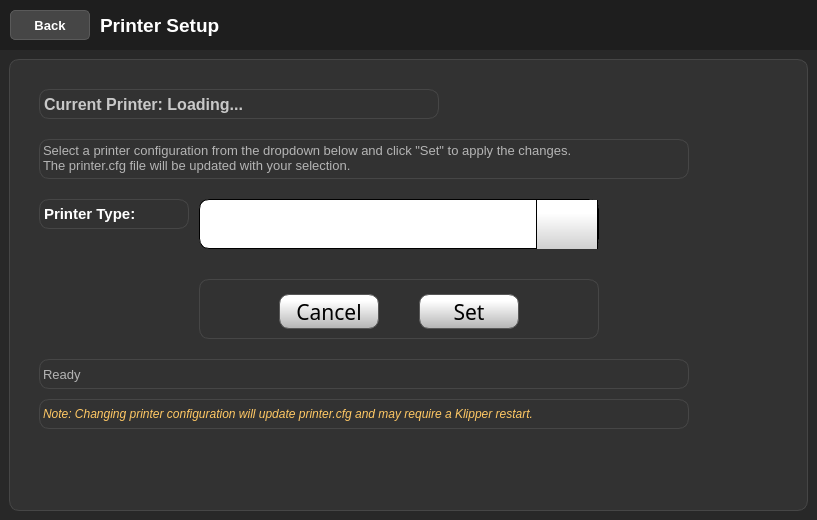
<?xml version="1.0" encoding="UTF-8"?>
<ui version="4.0">
 <class>Form</class>
 <widget class="QWidget" name="Form">
  <property name="geometry">
   <rect>
    <x>0</x>
    <y>0</y>
    <width>817</width>
    <height>520</height>
   </rect>
  </property>
  <property name="windowTitle">
   <string>Form</string>
  </property>
  <property name="styleSheet">
   <string notr="true">background-color: rgb(40, 40, 40);</string>
  </property>
  <layout class="QVBoxLayout" name="verticalLayout">
   <property name="spacing">
    <number>0</number>
   </property>
   <property name="leftMargin">
    <number>0</number>
   </property>
   <property name="topMargin">
    <number>0</number>
   </property>
   <property name="rightMargin">
    <number>0</number>
   </property>
   <property name="bottomMargin">
    <number>0</number>
   </property>
   <item>
    <widget class="QWidget" name="headerWidget" native="true">
     <property name="minimumSize">
      <size>
       <width>0</width>
       <height>50</height>
      </size>
     </property>
     <property name="maximumSize">
      <size>
       <width>16777215</width>
       <height>50</height>
      </size>
     </property>
     <property name="styleSheet">
      <string notr="true">background-color: rgb(30, 30, 30);</string>
     </property>
     <widget class="QPushButton" name="backButton">
      <property name="geometry">
       <rect>
        <x>10</x>
        <y>10</y>
        <width>80</width>
        <height>30</height>
       </rect>
      </property>
      <property name="font">
       <font>
        <pointsize>10</pointsize>
        <weight>75</weight>
        <bold>true</bold>
       </font>
      </property>
      <property name="styleSheet">
       <string notr="true">QPushButton {
    background-color: rgb(70, 70, 70);
    border: 1px solid rgb(90, 90, 90);
    border-radius: 5px;
    color: white;
    padding: 5px;
}

QPushButton:hover {
    background-color: rgb(80, 80, 80);
}

QPushButton:pressed {
    background-color: rgb(60, 60, 60);
}</string>
      </property>
      <property name="text">
       <string>Back</string>
      </property>
     </widget>
     <widget class="QLabel" name="titleLabel">
      <property name="geometry">
       <rect>
        <x>100</x>
        <y>10</y>
        <width>200</width>
        <height>30</height>
       </rect>
      </property>
      <property name="font">
       <font>
        <pointsize>14</pointsize>
        <weight>75</weight>
        <bold>true</bold>
       </font>
      </property>
      <property name="styleSheet">
       <string notr="true">color: white;</string>
      </property>
      <property name="text">
       <string>Printer Setup</string>
      </property>
      <property name="alignment">
       <set>Qt::AlignLeading|Qt::AlignLeft|Qt::AlignVCenter</set>
      </property>
     </widget>
    </widget>
   </item>
   <item>
    <widget class="QWidget" name="contentWidget" native="true">
     <property name="styleSheet">
      <string notr="true">background-color: rgb(40, 40, 40);</string>
     </property>
     <layout class="QVBoxLayout" name="verticalLayout_2">
      <item>
       <widget class="QWidget" name="mainContentWidget" native="true">
        <property name="styleSheet">
         <string notr="true">background-color: rgb(50, 50, 50);
border: 1px solid rgb(70, 70, 70);
border-radius: 10px;</string>
        </property>
        <widget class="QLabel" name="currentPrinterLabel">
         <property name="geometry">
          <rect>
           <x>30</x>
           <y>30</y>
           <width>400</width>
           <height>30</height>
          </rect>
         </property>
         <property name="font">
          <font>
           <pointsize>12</pointsize>
           <weight>75</weight>
           <bold>true</bold>
          </font>
         </property>
         <property name="styleSheet">
          <string notr="true">color: rgb(200, 200, 200);</string>
         </property>
         <property name="text">
          <string>Current Printer: Loading...</string>
         </property>
         <property name="alignment">
          <set>Qt::AlignLeading|Qt::AlignLeft|Qt::AlignVCenter</set>
         </property>
        </widget>
        <widget class="QLabel" name="instructionLabel">
         <property name="geometry">
          <rect>
           <x>30</x>
           <y>80</y>
           <width>650</width>
           <height>40</height>
          </rect>
         </property>
         <property name="font">
          <font>
           <pointsize>10</pointsize>
          </font>
         </property>
         <property name="styleSheet">
          <string notr="true">color: rgb(180, 180, 180);</string>
         </property>
         <property name="text">
          <string>Select a printer configuration from the dropdown below and click &quot;Set&quot; to apply the changes.
The printer.cfg file will be updated with your selection.</string>
         </property>
         <property name="alignment">
          <set>Qt::AlignLeading|Qt::AlignLeft|Qt::AlignTop</set>
         </property>
         <property name="wordWrap">
          <bool>true</bool>
         </property>
        </widget>
        <widget class="QLabel" name="printerLabel">
         <property name="geometry">
          <rect>
           <x>30</x>
           <y>140</y>
           <width>150</width>
           <height>30</height>
          </rect>
         </property>
         <property name="font">
          <font>
           <pointsize>11</pointsize>
           <weight>75</weight>
           <bold>true</bold>
          </font>
         </property>
         <property name="styleSheet">
          <string notr="true">color: white;</string>
         </property>
         <property name="text">
          <string>Printer Type:</string>
         </property>
         <property name="alignment">
          <set>Qt::AlignLeading|Qt::AlignLeft|Qt::AlignVCenter</set>
         </property>
        </widget>
        <widget class="QComboBox" name="printerComboBox">
         <property name="geometry">
          <rect>
           <x>190</x>
           <y>140</y>
           <width>400</width>
           <height>50</height>
          </rect>
         </property>
         <property name="font">
          <font>
           <pointsize>10</pointsize>
          </font>
         </property>
         <property name="styleSheet">
          <string notr="true">QScrollBar::add-page:vertical, QScrollBar::sub-page:vertical {
background: none;
}

QComboBox {
border: 1px solid black;
    padding: 0px 18px 0px 3px;
    min-width: 6em;

}

QComboBox::item {
	color: rgb(0, 0, 0);
}

QComboBox:editable {
    background: white;
}

QComboBox:!editable, QComboBox::drop-down:editable {
background: white;
}

/* QComboBox gets the &quot;on&quot; state when the popup is open */
QComboBox:!editable:on, QComboBox::drop-down:editable:on {
background: white;
}


QComboBox::drop-down {
border-left: 1px solid black;
border-right: 1px solid black;
	background-color: qlineargradient(spread:pad, x1:0, y1:1, x2:0, y2:0.188, stop:0 rgba(180, 180, 180, 255), stop:1 rgba(255, 255, 255, 255));
    width: 60px;
     height: 70px;

}

QComboBox::down-arrow {

	image: url(:/Navigation/img/Navigation/arrows-5.png);
width: 30px;
height: 30px;

}


QComboBox QAbstractItemView {
    selection-background-color: rgb(40, 40, 40);
    background: white;
}</string>
         </property>
         <property name="editable">
          <bool>false</bool>
         </property>
         <property name="maxVisibleItems">
          <number>8</number>
         </property>
         <property name="iconSize">
          <size>
           <width>30</width>
           <height>30</height>
          </size>
         </property>
        </widget>
        <widget class="QWidget" name="buttonWidget" native="true">
         <property name="geometry">
          <rect>
           <x>190</x>
           <y>220</y>
           <width>400</width>
           <height>60</height>
          </rect>
         </property>
         <widget class="QPushButton" name="cancelButton">
          <property name="geometry">
           <rect>
            <x>80</x>
            <y>15</y>
            <width>100</width>
            <height>35</height>
           </rect>
          </property>
          <property name="font">
           <font>
            <family>Gotham</family>
            <pointsize>16</pointsize>
           </font>
          </property>
          <property name="styleSheet">
           <string notr="true">QPushButton {
     border: 1px solid rgb(87, 87, 87);
	background-color: qlineargradient(spread:pad, x1:0, y1:1, x2:0, y2:0.188, stop:0 rgba(180, 180, 180, 255), stop:1 rgba(255, 255, 255, 255));


}

QPushButton:pressed {
    background-color: qlineargradient(x1: 0, y1: 0, x2: 0, y2: 1,
                                      stop: 0 #dadbde, stop: 1 #f6f7fa);
}

QPushButton:flat {
    border: none; /* no border for a flat push button */
}

QPushButton:default {
    border-color: navy; /* make the default button prominent */
}

QPushButton:focus {
	outline: none;
}</string>
          </property>
          <property name="text">
           <string>Cancel</string>
          </property>
         </widget>
         <widget class="QPushButton" name="setButton">
          <property name="geometry">
           <rect>
            <x>220</x>
            <y>15</y>
            <width>100</width>
            <height>35</height>
           </rect>
          </property>
          <property name="font">
           <font>
            <family>Gotham</family>
            <pointsize>16</pointsize>
           </font>
          </property>
          <property name="styleSheet">
           <string notr="true">QPushButton {
     border: 1px solid rgb(87, 87, 87);
	background-color: qlineargradient(spread:pad, x1:0, y1:1, x2:0, y2:0.188, stop:0 rgba(180, 180, 180, 255), stop:1 rgba(255, 255, 255, 255));


}

QPushButton:pressed {
    background-color: qlineargradient(x1: 0, y1: 0, x2: 0, y2: 1,
                                      stop: 0 #dadbde, stop: 1 #f6f7fa);
}

QPushButton:flat {
    border: none; /* no border for a flat push button */
}

QPushButton:default {
    border-color: navy; /* make the default button prominent */
}

QPushButton:focus {
	outline: none;
}</string>
          </property>
          <property name="text">
           <string>Set</string>
          </property>
         </widget>
        </widget>
        <widget class="QLabel" name="statusLabel">
         <property name="geometry">
          <rect>
           <x>30</x>
           <y>300</y>
           <width>650</width>
           <height>30</height>
          </rect>
         </property>
         <property name="font">
          <font>
           <pointsize>10</pointsize>
          </font>
         </property>
         <property name="styleSheet">
          <string notr="true">color: rgb(180, 180, 180);</string>
         </property>
         <property name="text">
          <string>Ready</string>
         </property>
         <property name="alignment">
          <set>Qt::AlignLeading|Qt::AlignLeft|Qt::AlignVCenter</set>
         </property>
        </widget>
        <widget class="QLabel" name="warningLabel">
         <property name="geometry">
          <rect>
           <x>30</x>
           <y>340</y>
           <width>650</width>
           <height>30</height>
          </rect>
         </property>
         <property name="font">
          <font>
           <pointsize>9</pointsize>
           <italic>true</italic>
          </font>
         </property>
         <property name="styleSheet">
          <string notr="true">color: rgb(255, 200, 100);</string>
         </property>
         <property name="text">
          <string>Note: Changing printer configuration will update printer.cfg and may require a Klipper restart.</string>
         </property>
         <property name="alignment">
          <set>Qt::AlignLeading|Qt::AlignLeft|Qt::AlignVCenter</set>
         </property>
         <property name="wordWrap">
          <bool>true</bool>
         </property>
        </widget>
       </widget>
      </item>
     </layout>
    </widget>
   </item>
  </layout>
 </widget>
 <resources/>
 <connections/>
</ui>
